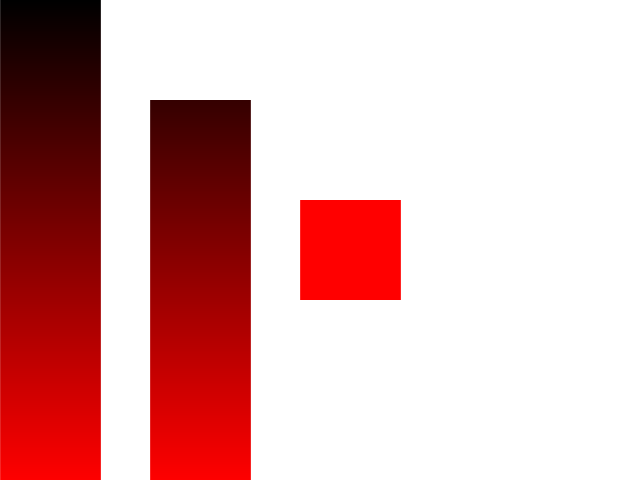
Frame 1 (no input)
Frame 60 (the mouse pressed at the canvas centre just before this capture): identical to frame 1, image omitted
Frame 120 (the mouse held since frame 60 and released just before this capture): identical to frame 1, image omitted

The Processing sketch that drew this single still picture (run headless with seeded random() and noise(); from frame 60 on, the mouse is pressed at the canvas centre):

// Processing sketch: lineaDegradee
// ── lineaDegradee.pde
void setup() {
  size(640, 480);
}
void draw() {
  background(255); 
  /*for (int l= 0; l<height; l++) {
   float tono = l*255/height;
   stroke(tono, 0, 0);
   line(0, l, width/2, l); // lineas degradado
   }*/
  //degradee(0, 0, 100, height);
  degradee(0, 0, 100, height);
  degradee(150, 100, 100, height);
  degradee(300, 200, 100, 100);
}
void degradee(int lx, int ly, int ancho, int alto) {
  for (int l=ly; l<ly+alto; l++) { // ajustamos el límite inferior
    float tono = l*255/alto; // esto hay que ajustarlo
    stroke(tono, 0, 0);
    line(lx, l, lx+ancho, l);
  }
}
